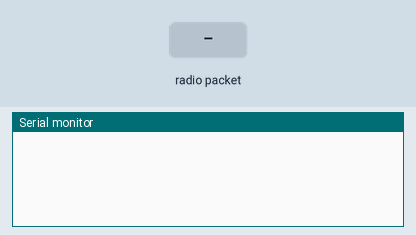
Bench run of a sketch on a simulated ESP32. Parts: the last lines printed to the serial monitor. The inputs (shaded band) are chosen by the test bench. No radio packets arrive unless stated.

Above: at 1.2 s.
1.3 s: radio packet "ID=" arrives
At 2.5 s:
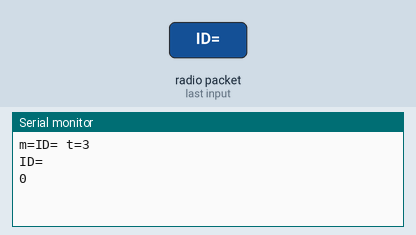
2.8 s: radio packet "5" arrives
At 3.5 s:
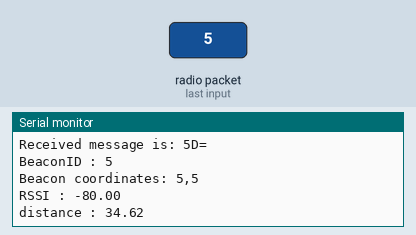
4.3 s: radio packet "90" arrives
At 5.3 s:
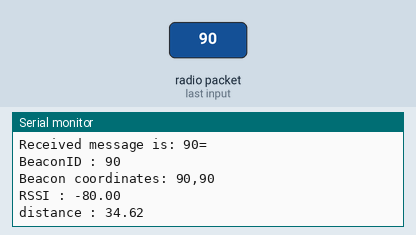
5.8 s: radio packet "200" arrives
At 6.3 s:
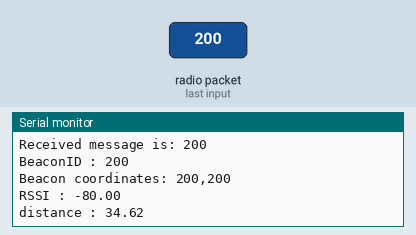
Timing chart, 0 to 8.8 s (numbered marks = the images above; inputs shaded):
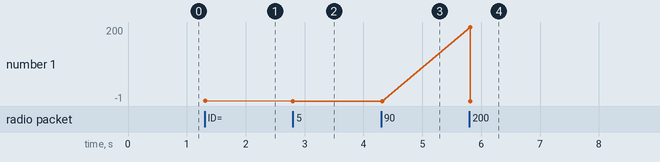

Measured:
- after the input at 1.3 s, the serial monitor: prints a new line at once (image 1)
- after the input at 2.8 s, the serial monitor: prints a new line at once (image 2)
- after the input at 4.3 s, the serial monitor: prints a new line at once (image 3)
- after the input at 5.8 s, the serial monitor: prints a new line at once (image 4)
- plotted number 1: 0 → -1 after the input at 2.8 s

The sketch:

distance_lora.ino
```cpp
#include <SPI.h>      // The LoRa module includes an interface with SPI bus
#include <RH_RF95.h>  // Radiohead Library for LoRa communications
#include <math.h>
#include <map>

#define RFM95_CS 8
#define RFM95_RST 4
#define RFM95_INT 3

RH_RF95 rf95(RFM95_CS, RFM95_INT);
int TX_POWER = 13;

uint8_t buf[255];
uint8_t len = sizeof(buf);

float frequency = 868.1;
int beaconID;
float celerity = 3 * pow(10, 8);
int x = 0;
int y = 0;

float calculateDistance(float rssi) {
  float frequencyHz = frequency * 1e6;        // Convert MHz to Hz
  float wavelength = celerity / frequencyHz;  // Wavelength in meters

  float distance = (wavelength / (4 * M_PI * pow(10, (rssi - TX_POWER) / 30)));

  return distance;  // Distance in meters
}


void setup() {
  Serial.begin(115200);
  rf95.init();
  rf95.setModemConfig(RH_RF95::Bw125Cr45Sf128);
  // Bandwidth=125kHz Code rate 4/5 Spreading factor =2^7
  rf95.setFrequency(frequency);  // 868.1, 868.2 or 868.3
}

void loop() {
  if (rf95.waitAvailableTimeout(4000)) {  // Wait for a packet for 4 seconds
    len=13;
    if (rf95.recv(buf, &len)) {
      String message = (char*)buf;
      Serial.printf("m=%s t=%d\n",buf,len);
      Serial.println(message);
      int comma1 = message.indexOf(',');
      int comma2 = message.indexOf(',', comma1 + 1);
      int comma3 = message.indexOf(',', comma2 + 1);
      int comma4 = message.indexOf(',', comma3 + 1);
      Serial.println(message.indexOf("ID="));

      if(message!="" && message.indexOf("ID=") == -1){

        beaconID = message.substring(comma2 + 1, comma3).toInt();
        Serial.println("Received message is: " + String(message));
        Serial.println("BeaconID : " + String(beaconID));

        x = message.substring(comma3 + 1, comma4).toInt();
        Serial.print("Beacon coordinates: " + String(x) + ",");

        y = message.substring(comma4 + 1).toInt();
        Serial.println(String(y));


        float rssi = rf95.lastRssi();
        Serial.println("RSSI : " + String(rssi));

        Serial.println("distance : " + String(calculateDistance(rssi)));


      }
    }
  } else Serial.println("No reception");
}
```
